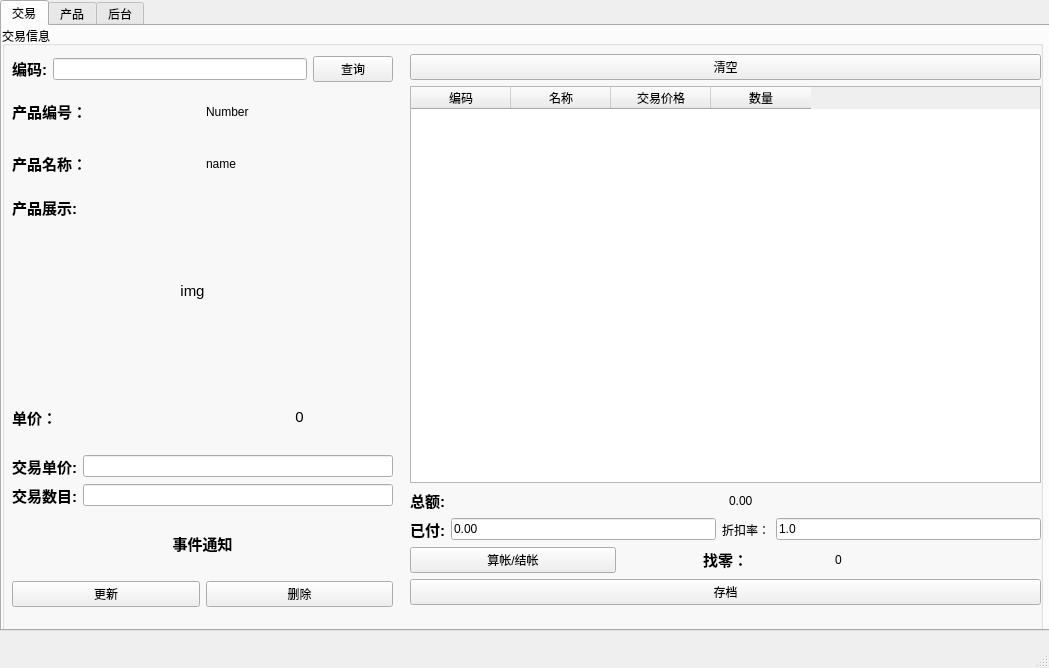
<?xml version="1.0" encoding="UTF-8"?>
<ui version="4.0">
 <author>jhjguxin</author>
 <class>MainWindow</class>
 <widget class="QMainWindow" name="MainWindow">
  <property name="geometry">
   <rect>
    <x>0</x>
    <y>0</y>
    <width>1049</width>
    <height>668</height>
   </rect>
  </property>
  <property name="windowTitle">
   <string>MainWindow</string>
  </property>
  <widget class="QWidget" name="centralwidget">
   <widget class="QTabWidget" name="tabWidget">
    <property name="geometry">
     <rect>
      <x>0</x>
      <y>0</y>
      <width>1091</width>
      <height>631</height>
     </rect>
    </property>
    <property name="currentIndex">
     <number>0</number>
    </property>
    <widget class="QWidget" name="tabWidgetPage1">
     <attribute name="title">
      <string>交易</string>
     </attribute>
     <widget class="QGroupBox" name="groupBox">
      <property name="geometry">
       <rect>
        <x>0</x>
        <y>0</y>
        <width>1041</width>
        <height>621</height>
       </rect>
      </property>
      <property name="title">
       <string>交易信息</string>
      </property>
      <widget class="QWidget" name="layoutWidget">
       <property name="geometry">
        <rect>
         <x>10</x>
         <y>30</y>
         <width>381</width>
         <height>131</height>
        </rect>
       </property>
       <layout class="QVBoxLayout" name="verticalLayout">
        <item>
         <layout class="QHBoxLayout" name="horizontalLayout">
          <item>
           <widget class="QLabel" name="label">
            <property name="text">
             <string>&lt;!DOCTYPE HTML PUBLIC &quot;-//W3C//DTD HTML 4.0//EN&quot; &quot;http://www.w3.org/TR/REC-html40/strict.dtd&quot;&gt;
&lt;html&gt;&lt;head&gt;&lt;meta name=&quot;qrichtext&quot; content=&quot;1&quot; /&gt;&lt;style type=&quot;text/css&quot;&gt;
p, li { white-space: pre-wrap; }
&lt;/style&gt;&lt;/head&gt;&lt;body style=&quot; font-family:'Ubuntu'; font-size:11pt; font-weight:400; font-style:normal;&quot;&gt;
&lt;p align=&quot;center&quot; style=&quot; margin-top:0px; margin-bottom:0px; margin-left:0px; margin-right:0px; -qt-block-indent:0; text-indent:0px;&quot;&gt;&lt;span style=&quot; font-weight:600;&quot;&gt;编码:&lt;/span&gt;&lt;/p&gt;&lt;/body&gt;&lt;/html&gt;</string>
            </property>
           </widget>
          </item>
          <item>
           <widget class="QLineEdit" name="search_article_number_lineEdit"/>
          </item>
          <item>
           <widget class="QPushButton" name="article_search_pushButton">
            <property name="text">
             <string>查询</string>
            </property>
           </widget>
          </item>
         </layout>
        </item>
        <item>
         <layout class="QHBoxLayout" name="horizontalLayout_4">
          <item>
           <widget class="QLabel" name="label_4">
            <property name="text">
             <string>&lt;!DOCTYPE HTML PUBLIC &quot;-//W3C//DTD HTML 4.0//EN&quot; &quot;http://www.w3.org/TR/REC-html40/strict.dtd&quot;&gt;
&lt;html&gt;&lt;head&gt;&lt;meta name=&quot;qrichtext&quot; content=&quot;1&quot; /&gt;&lt;style type=&quot;text/css&quot;&gt;
p, li { white-space: pre-wrap; }
&lt;/style&gt;&lt;/head&gt;&lt;body style=&quot; font-family:'Ubuntu'; font-size:11pt; font-weight:400; font-style:normal;&quot;&gt;
&lt;p style=&quot; margin-top:0px; margin-bottom:0px; margin-left:0px; margin-right:0px; -qt-block-indent:0; text-indent:0px;&quot;&gt;&lt;span style=&quot; font-weight:600;&quot;&gt;产品编号：&lt;/span&gt;&lt;/p&gt;&lt;/body&gt;&lt;/html&gt;</string>
            </property>
           </widget>
          </item>
          <item>
           <widget class="QLabel" name="article_number_label">
            <property name="text">
             <string>Number</string>
            </property>
           </widget>
          </item>
         </layout>
        </item>
        <item>
         <layout class="QHBoxLayout" name="horizontalLayout_6">
          <item>
           <widget class="QLabel" name="label_2">
            <property name="text">
             <string>&lt;!DOCTYPE HTML PUBLIC &quot;-//W3C//DTD HTML 4.0//EN&quot; &quot;http://www.w3.org/TR/REC-html40/strict.dtd&quot;&gt;
&lt;html&gt;&lt;head&gt;&lt;meta name=&quot;qrichtext&quot; content=&quot;1&quot; /&gt;&lt;style type=&quot;text/css&quot;&gt;
p, li { white-space: pre-wrap; }
&lt;/style&gt;&lt;/head&gt;&lt;body style=&quot; font-family:'Ubuntu'; font-size:11pt; font-weight:400; font-style:normal;&quot;&gt;
&lt;p style=&quot; margin-top:0px; margin-bottom:0px; margin-left:0px; margin-right:0px; -qt-block-indent:0; text-indent:0px;&quot;&gt;&lt;span style=&quot; font-weight:600;&quot;&gt;产品名称：&lt;/span&gt;&lt;/p&gt;&lt;/body&gt;&lt;/html&gt;</string>
            </property>
           </widget>
          </item>
          <item>
           <widget class="QLabel" name="article_name_label">
            <property name="text">
             <string>name</string>
            </property>
           </widget>
          </item>
         </layout>
        </item>
       </layout>
      </widget>
      <widget class="QWidget" name="layoutWidget">
       <property name="geometry">
        <rect>
         <x>408</x>
         <y>28</y>
         <width>631</width>
         <height>551</height>
        </rect>
       </property>
       <layout class="QVBoxLayout" name="verticalLayout_2">
        <item>
         <widget class="QPushButton" name="trade_empty_pushButton">
          <property name="text">
           <string>清空</string>
          </property>
         </widget>
        </item>
        <item>
         <widget class="QTableWidget" name="trade_article_tableWidget">
          <column>
           <property name="text">
            <string>编码</string>
           </property>
          </column>
          <column>
           <property name="text">
            <string>名称</string>
           </property>
          </column>
          <column>
           <property name="text">
            <string>交易价格</string>
           </property>
          </column>
          <column>
           <property name="text">
            <string>数量</string>
           </property>
          </column>
         </widget>
        </item>
        <item>
         <layout class="QHBoxLayout" name="horizontalLayout_10">
          <item>
           <widget class="QLabel" name="label_12">
            <property name="text">
             <string>&lt;!DOCTYPE HTML PUBLIC &quot;-//W3C//DTD HTML 4.0//EN&quot; &quot;http://www.w3.org/TR/REC-html40/strict.dtd&quot;&gt;
&lt;html&gt;&lt;head&gt;&lt;meta name=&quot;qrichtext&quot; content=&quot;1&quot; /&gt;&lt;style type=&quot;text/css&quot;&gt;
p, li { white-space: pre-wrap; }
&lt;/style&gt;&lt;/head&gt;&lt;body style=&quot; font-family:'Ubuntu'; font-size:11pt; font-weight:400; font-style:normal;&quot;&gt;
&lt;p style=&quot; margin-top:0px; margin-bottom:0px; margin-left:0px; margin-right:0px; -qt-block-indent:0; text-indent:0px;&quot;&gt;&lt;span style=&quot; font-weight:600;&quot;&gt;总额:&lt;/span&gt;&lt;/p&gt;&lt;/body&gt;&lt;/html&gt;</string>
            </property>
           </widget>
          </item>
          <item>
           <widget class="QLabel" name="trade_total_label_2">
            <property name="text">
             <string>0.00</string>
            </property>
           </widget>
          </item>
         </layout>
        </item>
        <item>
         <layout class="QHBoxLayout" name="horizontalLayout_11">
          <item>
           <widget class="QLabel" name="label_14">
            <property name="text">
             <string>&lt;!DOCTYPE HTML PUBLIC &quot;-//W3C//DTD HTML 4.0//EN&quot; &quot;http://www.w3.org/TR/REC-html40/strict.dtd&quot;&gt;
&lt;html&gt;&lt;head&gt;&lt;meta name=&quot;qrichtext&quot; content=&quot;1&quot; /&gt;&lt;style type=&quot;text/css&quot;&gt;
p, li { white-space: pre-wrap; }
&lt;/style&gt;&lt;/head&gt;&lt;body style=&quot; font-family:'Ubuntu'; font-size:11pt; font-weight:400; font-style:normal;&quot;&gt;
&lt;p style=&quot; margin-top:0px; margin-bottom:0px; margin-left:0px; margin-right:0px; -qt-block-indent:0; text-indent:0px;&quot;&gt;&lt;span style=&quot; font-weight:600;&quot;&gt;已付:&lt;/span&gt;&lt;/p&gt;&lt;/body&gt;&lt;/html&gt;</string>
            </property>
           </widget>
          </item>
          <item>
           <widget class="QLineEdit" name="trade_payed_lineEdit">
            <property name="text">
             <string>0.00</string>
            </property>
           </widget>
          </item>
          <item>
           <widget class="QLabel" name="label_5">
            <property name="text">
             <string>折扣率：</string>
            </property>
           </widget>
          </item>
          <item>
           <widget class="QLineEdit" name="trade_discountrate_lineEdit">
            <property name="text">
             <string>1.0</string>
            </property>
           </widget>
          </item>
         </layout>
        </item>
        <item>
         <layout class="QHBoxLayout" name="horizontalLayout_12">
          <item>
           <widget class="QPushButton" name="trade_check_pushButton">
            <property name="text">
             <string>算帐/结帐</string>
            </property>
           </widget>
          </item>
          <item>
           <widget class="QLabel" name="label_15">
            <property name="text">
             <string>&lt;!DOCTYPE HTML PUBLIC &quot;-//W3C//DTD HTML 4.0//EN&quot; &quot;http://www.w3.org/TR/REC-html40/strict.dtd&quot;&gt;
&lt;html&gt;&lt;head&gt;&lt;meta name=&quot;qrichtext&quot; content=&quot;1&quot; /&gt;&lt;style type=&quot;text/css&quot;&gt;
p, li { white-space: pre-wrap; }
&lt;/style&gt;&lt;/head&gt;&lt;body style=&quot; font-family:'Ubuntu'; font-size:11pt; font-weight:400; font-style:normal;&quot;&gt;
&lt;p align=&quot;center&quot; style=&quot; margin-top:0px; margin-bottom:0px; margin-left:0px; margin-right:0px; -qt-block-indent:0; text-indent:0px;&quot;&gt;&lt;span style=&quot; font-weight:600;&quot;&gt;找零：&lt;/span&gt;&lt;/p&gt;&lt;/body&gt;&lt;/html&gt;</string>
            </property>
           </widget>
          </item>
          <item>
           <widget class="QLabel" name="trade_over_label">
            <property name="text">
             <string>0</string>
            </property>
           </widget>
          </item>
         </layout>
        </item>
        <item>
         <widget class="QPushButton" name="trade_save_pushButton">
          <property name="text">
           <string>存档</string>
          </property>
         </widget>
        </item>
       </layout>
      </widget>
      <widget class="QLabel" name="label_6">
       <property name="geometry">
        <rect>
         <x>10</x>
         <y>160</y>
         <width>71</width>
         <height>43</height>
        </rect>
       </property>
       <property name="text">
        <string>&lt;!DOCTYPE HTML PUBLIC &quot;-//W3C//DTD HTML 4.0//EN&quot; &quot;http://www.w3.org/TR/REC-html40/strict.dtd&quot;&gt;
&lt;html&gt;&lt;head&gt;&lt;meta name=&quot;qrichtext&quot; content=&quot;1&quot; /&gt;&lt;style type=&quot;text/css&quot;&gt;
p, li { white-space: pre-wrap; }
&lt;/style&gt;&lt;/head&gt;&lt;body style=&quot; font-family:'Ubuntu'; font-size:11pt; font-weight:400; font-style:normal;&quot;&gt;
&lt;p style=&quot; margin-top:0px; margin-bottom:0px; margin-left:0px; margin-right:0px; -qt-block-indent:0; text-indent:0px;&quot;&gt;&lt;span style=&quot; font-weight:600;&quot;&gt;产品展示:&lt;/span&gt;&lt;/p&gt;&lt;/body&gt;&lt;/html&gt;</string>
       </property>
      </widget>
      <widget class="QWidget" name="verticalLayoutWidget">
       <property name="geometry">
        <rect>
         <x>10</x>
         <y>360</y>
         <width>381</width>
         <height>221</height>
        </rect>
       </property>
       <layout class="QVBoxLayout" name="verticalLayout_5">
        <item>
         <layout class="QHBoxLayout" name="horizontalLayout_8">
          <item>
           <widget class="QLabel" name="label_7">
            <property name="text">
             <string>&lt;!DOCTYPE HTML PUBLIC &quot;-//W3C//DTD HTML 4.0//EN&quot; &quot;http://www.w3.org/TR/REC-html40/strict.dtd&quot;&gt;
&lt;html&gt;&lt;head&gt;&lt;meta name=&quot;qrichtext&quot; content=&quot;1&quot; /&gt;&lt;style type=&quot;text/css&quot;&gt;
p, li { white-space: pre-wrap; }
&lt;/style&gt;&lt;/head&gt;&lt;body style=&quot; font-family:'Ubuntu'; font-size:11pt; font-weight:400; font-style:normal;&quot;&gt;
&lt;p style=&quot; margin-top:0px; margin-bottom:0px; margin-left:0px; margin-right:0px; -qt-block-indent:0; text-indent:0px;&quot;&gt;&lt;span style=&quot; font-weight:600;&quot;&gt;单价：&lt;/span&gt;&lt;/p&gt;&lt;/body&gt;&lt;/html&gt;</string>
            </property>
           </widget>
          </item>
          <item>
           <widget class="QLabel" name="article_price_label">
            <property name="text">
             <string>&lt;!DOCTYPE HTML PUBLIC &quot;-//W3C//DTD HTML 4.0//EN&quot; &quot;http://www.w3.org/TR/REC-html40/strict.dtd&quot;&gt;
&lt;html&gt;&lt;head&gt;&lt;meta name=&quot;qrichtext&quot; content=&quot;1&quot; /&gt;&lt;style type=&quot;text/css&quot;&gt;
p, li { white-space: pre-wrap; }
&lt;/style&gt;&lt;/head&gt;&lt;body style=&quot; font-family:'Ubuntu'; font-size:11pt; font-weight:400; font-style:normal;&quot;&gt;
&lt;p align=&quot;center&quot; style=&quot; margin-top:0px; margin-bottom:0px; margin-left:0px; margin-right:0px; -qt-block-indent:0; text-indent:0px;&quot;&gt;0&lt;/p&gt;&lt;/body&gt;&lt;/html&gt;</string>
            </property>
           </widget>
          </item>
         </layout>
        </item>
        <item>
         <layout class="QHBoxLayout" name="horizontalLayout_2">
          <item>
           <widget class="QLabel" name="label_9">
            <property name="text">
             <string>&lt;!DOCTYPE HTML PUBLIC &quot;-//W3C//DTD HTML 4.0//EN&quot; &quot;http://www.w3.org/TR/REC-html40/strict.dtd&quot;&gt;
&lt;html&gt;&lt;head&gt;&lt;meta name=&quot;qrichtext&quot; content=&quot;1&quot; /&gt;&lt;style type=&quot;text/css&quot;&gt;
p, li { white-space: pre-wrap; }
&lt;/style&gt;&lt;/head&gt;&lt;body style=&quot; font-family:'Ubuntu'; font-size:11pt; font-weight:400; font-style:normal;&quot;&gt;
&lt;p style=&quot; margin-top:0px; margin-bottom:0px; margin-left:0px; margin-right:0px; -qt-block-indent:0; text-indent:0px;&quot;&gt;&lt;span style=&quot; font-weight:600;&quot;&gt;交易单价:&lt;/span&gt;&lt;/p&gt;&lt;/body&gt;&lt;/html&gt;</string>
            </property>
           </widget>
          </item>
          <item>
           <widget class="QLineEdit" name="re_trade_price_lineEdit"/>
          </item>
         </layout>
        </item>
        <item>
         <layout class="QHBoxLayout" name="horizontalLayout_3">
          <item>
           <widget class="QLabel" name="label_10">
            <property name="text">
             <string>&lt;!DOCTYPE HTML PUBLIC &quot;-//W3C//DTD HTML 4.0//EN&quot; &quot;http://www.w3.org/TR/REC-html40/strict.dtd&quot;&gt;
&lt;html&gt;&lt;head&gt;&lt;meta name=&quot;qrichtext&quot; content=&quot;1&quot; /&gt;&lt;style type=&quot;text/css&quot;&gt;
p, li { white-space: pre-wrap; }
&lt;/style&gt;&lt;/head&gt;&lt;body style=&quot; font-family:'Ubuntu'; font-size:11pt; font-weight:400; font-style:normal;&quot;&gt;
&lt;p style=&quot; margin-top:0px; margin-bottom:0px; margin-left:0px; margin-right:0px; -qt-block-indent:0; text-indent:0px;&quot;&gt;&lt;span style=&quot; font-weight:600;&quot;&gt;交易数目:&lt;/span&gt;&lt;/p&gt;&lt;/body&gt;&lt;/html&gt;</string>
            </property>
           </widget>
          </item>
          <item>
           <widget class="QLineEdit" name="trade_quantity_lineEdit"/>
          </item>
         </layout>
        </item>
        <item>
         <widget class="QLabel" name="node">
          <property name="text">
           <string>&lt;!DOCTYPE HTML PUBLIC &quot;-//W3C//DTD HTML 4.0//EN&quot; &quot;http://www.w3.org/TR/REC-html40/strict.dtd&quot;&gt;
&lt;html&gt;&lt;head&gt;&lt;meta name=&quot;qrichtext&quot; content=&quot;1&quot; /&gt;&lt;style type=&quot;text/css&quot;&gt;
p, li { white-space: pre-wrap; }
&lt;/style&gt;&lt;/head&gt;&lt;body style=&quot; font-family:'Ubuntu'; font-size:11pt; font-weight:400; font-style:normal;&quot;&gt;
&lt;p align=&quot;center&quot; style=&quot; margin-top:0px; margin-bottom:0px; margin-left:0px; margin-right:0px; -qt-block-indent:0; text-indent:0px;&quot;&gt;&lt;span style=&quot; font-weight:600;&quot;&gt;事件通知&lt;/span&gt;&lt;/p&gt;&lt;/body&gt;&lt;/html&gt;</string>
          </property>
         </widget>
        </item>
        <item>
         <layout class="QHBoxLayout" name="horizontalLayout_9">
          <item>
           <widget class="QPushButton" name="trade_update_pushButton">
            <property name="text">
             <string>更新</string>
            </property>
           </widget>
          </item>
          <item>
           <widget class="QPushButton" name="trade_clear_pushButton">
            <property name="text">
             <string>删除</string>
            </property>
           </widget>
          </item>
         </layout>
        </item>
       </layout>
      </widget>
      <widget class="QLabel" name="imgview1">
       <property name="geometry">
        <rect>
         <x>30</x>
         <y>210</y>
         <width>321</width>
         <height>111</height>
        </rect>
       </property>
       <property name="text">
        <string>&lt;!DOCTYPE HTML PUBLIC &quot;-//W3C//DTD HTML 4.0//EN&quot; &quot;http://www.w3.org/TR/REC-html40/strict.dtd&quot;&gt;
&lt;html&gt;&lt;head&gt;&lt;meta name=&quot;qrichtext&quot; content=&quot;1&quot; /&gt;&lt;style type=&quot;text/css&quot;&gt;
p, li { white-space: pre-wrap; }
&lt;/style&gt;&lt;/head&gt;&lt;body style=&quot; font-family:'Ubuntu'; font-size:11pt; font-weight:400; font-style:normal;&quot;&gt;
&lt;p align=&quot;center&quot; style=&quot; margin-top:0px; margin-bottom:0px; margin-left:0px; margin-right:0px; -qt-block-indent:0; text-indent:0px;&quot;&gt;img&lt;/p&gt;&lt;/body&gt;&lt;/html&gt;</string>
       </property>
      </widget>
     </widget>
    </widget>
    <widget class="QWidget" name="tabWidgetPage2">
     <attribute name="title">
      <string>产品</string>
     </attribute>
     <widget class="QWidget" name="layoutWidget">
      <property name="geometry">
       <rect>
        <x>620</x>
        <y>20</y>
        <width>411</width>
        <height>211</height>
       </rect>
      </property>
      <layout class="QVBoxLayout" name="verticalLayout_3">
       <item>
        <layout class="QHBoxLayout" name="horizontalLayout_5">
         <item>
          <widget class="QLabel" name="label_17">
           <property name="text">
            <string>编码:</string>
           </property>
          </widget>
         </item>
         <item>
          <widget class="QLineEdit" name="article_number_lineEdit_2"/>
         </item>
        </layout>
       </item>
       <item>
        <layout class="QHBoxLayout" name="horizontalLayout_13">
         <item>
          <widget class="QLabel" name="label_18">
           <property name="text">
            <string>名称:</string>
           </property>
          </widget>
         </item>
         <item>
          <widget class="QLineEdit" name="article_name_lineEdit_2"/>
         </item>
        </layout>
       </item>
       <item>
        <layout class="QHBoxLayout" name="horizontalLayout_14">
         <item>
          <widget class="QLabel" name="label_19">
           <property name="text">
            <string>单价:</string>
           </property>
          </widget>
         </item>
         <item>
          <widget class="QLineEdit" name="article_price_lineEdit_2"/>
         </item>
        </layout>
       </item>
       <item>
        <layout class="QHBoxLayout" name="horizontalLayout_15">
         <item>
          <widget class="QLabel" name="label_20">
           <property name="text">
            <string>产品展示:</string>
           </property>
          </widget>
         </item>
         <item>
          <widget class="QLineEdit" name="article_img_2_lineEdit"/>
         </item>
         <item>
          <widget class="QPushButton" name="imgfind_pushButton">
           <property name="text">
            <string>浏览</string>
           </property>
          </widget>
         </item>
        </layout>
       </item>
      </layout>
     </widget>
     <widget class="QTableWidget" name="article_tableWidget">
      <property name="geometry">
       <rect>
        <x>0</x>
        <y>0</y>
        <width>571</width>
        <height>581</height>
       </rect>
      </property>
      <column>
       <property name="text">
        <string>编码</string>
       </property>
      </column>
      <column>
       <property name="text">
        <string>名称</string>
       </property>
      </column>
      <column>
       <property name="text">
        <string>单价</string>
       </property>
      </column>
      <column>
       <property name="text">
        <string>更新日期</string>
       </property>
      </column>
     </widget>
     <widget class="QWidget" name="layoutWidget">
      <property name="geometry">
       <rect>
        <x>630</x>
        <y>480</y>
        <width>394</width>
        <height>73</height>
       </rect>
      </property>
      <layout class="QHBoxLayout" name="horizontalLayout_16">
       <item>
        <widget class="QPushButton" name="update_article_pushButton_2">
         <property name="text">
          <string>更新</string>
         </property>
        </widget>
       </item>
       <item>
        <widget class="QPushButton" name="delete_article_pushButton">
         <property name="text">
          <string>删除</string>
         </property>
        </widget>
       </item>
      </layout>
     </widget>
     <widget class="QLabel" name="imgview2">
      <property name="geometry">
       <rect>
        <x>650</x>
        <y>260</y>
        <width>351</width>
        <height>171</height>
       </rect>
      </property>
      <property name="text">
       <string>&lt;!DOCTYPE HTML PUBLIC &quot;-//W3C//DTD HTML 4.0//EN&quot; &quot;http://www.w3.org/TR/REC-html40/strict.dtd&quot;&gt;
&lt;html&gt;&lt;head&gt;&lt;meta name=&quot;qrichtext&quot; content=&quot;1&quot; /&gt;&lt;style type=&quot;text/css&quot;&gt;
p, li { white-space: pre-wrap; }
&lt;/style&gt;&lt;/head&gt;&lt;body style=&quot; font-family:'Ubuntu'; font-size:11pt; font-weight:400; font-style:normal;&quot;&gt;
&lt;p align=&quot;center&quot; style=&quot; margin-top:0px; margin-bottom:0px; margin-left:0px; margin-right:0px; -qt-block-indent:0; text-indent:0px;&quot;&gt;img&lt;/p&gt;&lt;/body&gt;&lt;/html&gt;</string>
      </property>
     </widget>
    </widget>
    <widget class="QWidget" name="tabWidgetPage3">
     <attribute name="title">
      <string>后台</string>
     </attribute>
     <widget class="QWidget" name="verticalLayoutWidget_4">
      <property name="geometry">
       <rect>
        <x>12</x>
        <y>14</y>
        <width>1021</width>
        <height>571</height>
       </rect>
      </property>
      <layout class="QVBoxLayout" name="verticalLayout_4">
       <item>
        <layout class="QHBoxLayout" name="horizontalLayout_18">
         <item>
          <widget class="QLabel" name="label_21">
           <property name="text">
            <string>起始日期:</string>
           </property>
          </widget>
         </item>
         <item>
          <widget class="QDateEdit" name="start_dateEdit"/>
         </item>
         <item>
          <widget class="QLabel" name="label_22">
           <property name="text">
            <string>结束日期:</string>
           </property>
          </widget>
         </item>
         <item>
          <widget class="QDateEdit" name="end_dateEdit"/>
         </item>
        </layout>
       </item>
       <item>
        <layout class="QHBoxLayout" name="horizontalLayout_19">
         <item>
          <widget class="QLabel" name="label_23">
           <property name="text">
            <string>交易单号:</string>
           </property>
          </widget>
         </item>
         <item>
          <widget class="QLineEdit" name="search_tradenumber_lineEdit"/>
         </item>
         <item>
          <widget class="QPushButton" name="search_trade_pushButton">
           <property name="text">
            <string>查询</string>
           </property>
          </widget>
         </item>
        </layout>
       </item>
       <item>
        <widget class="QTableWidget" name="trade_history_tableWidget">
         <column>
          <property name="text">
           <string>编码</string>
          </property>
         </column>
         <column>
          <property name="text">
           <string>名称</string>
          </property>
         </column>
         <column>
          <property name="text">
           <string>交易单号</string>
          </property>
         </column>
         <column>
          <property name="text">
           <string>交易价格</string>
          </property>
         </column>
         <column>
          <property name="text">
           <string>折扣率</string>
          </property>
         </column>
         <column>
          <property name="text">
           <string>数量</string>
          </property>
         </column>
         <column>
          <property name="text">
           <string>日期</string>
          </property>
         </column>
        </widget>
       </item>
       <item>
        <layout class="QHBoxLayout" name="horizontalLayout_20">
         <item>
          <widget class="QLabel" name="label_3">
           <property name="text">
            <string>数目:</string>
           </property>
          </widget>
         </item>
         <item>
          <widget class="QLabel" name="trade_number_label">
           <property name="text">
            <string>0</string>
           </property>
          </widget>
         </item>
         <item>
          <widget class="QLabel" name="label_8">
           <property name="text">
            <string>总价:</string>
           </property>
          </widget>
         </item>
         <item>
          <widget class="QLabel" name="trade_total_label">
           <property name="text">
            <string>0</string>
           </property>
          </widget>
         </item>
         <item>
          <widget class="QLabel" name="label_13">
           <property name="text">
            <string>均价:</string>
           </property>
          </widget>
         </item>
         <item>
          <widget class="QLabel" name="average_price_label">
           <property name="text">
            <string>0</string>
           </property>
          </widget>
         </item>
        </layout>
       </item>
      </layout>
     </widget>
    </widget>
   </widget>
  </widget>
  <widget class="QStatusBar" name="statusbar"/>
 </widget>
 <resources/>
 <connections/>
</ui>
